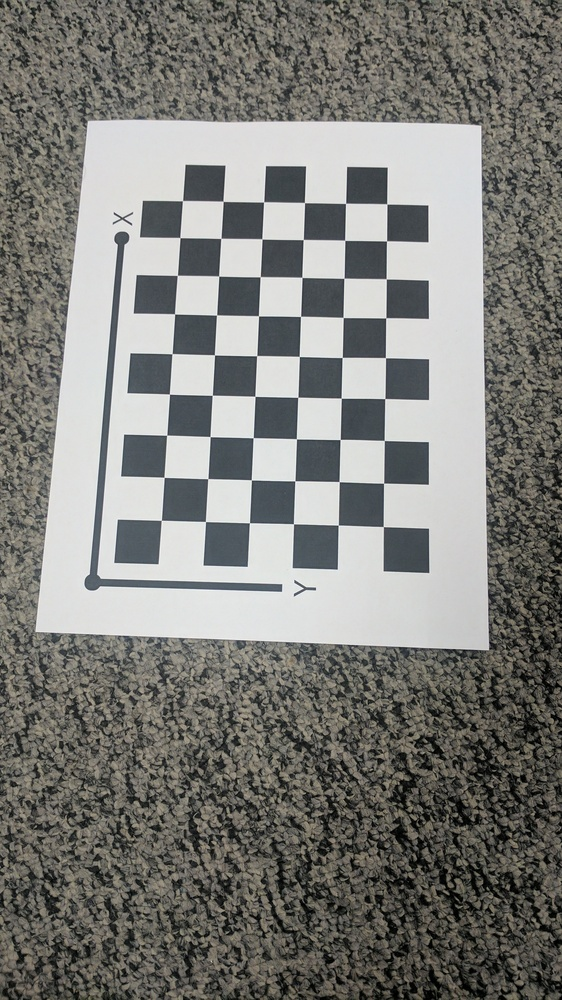
#> input picture Calibration_Imgs/IMG_20170209_042606.jpg, 562 x 1000 px, shrunk from 1512 x 2688 before the run; its folder holds only this picture in this run
$ python Wrapper.py
#> lines starting #> are read from the running program, lines starting #| are printed output that depends on the picture
import numpy as np
import cv2
import matplotlib.pyplot as plt
import copy
import os
import scipy.optimize as optimize
import math

def read_images():
    folder_img = os.path.join("Calibration_Imgs")
    if os.path.exists(folder_img):
        image_list = os.listdir(folder_img)
        image_list.sort()
    else:
        raise Exception ("Directory doesn't exist")
    images_path = []
    for i in range(len(image_list)):
        image_path = os.path.join(folder_img,image_list[i])
        images_path.append(image_path)

    images = []
    for i, img in enumerate(images_path):

        img = cv2.imread(img)
        images.append(img)

    print("No. of images", len(images))
    return images

def plot_corners(img, corners, name):
    img = copy.deepcopy(img)
    for i in range(len(corners)):
        cv2.circle(img, (int(corners[i][0]),int(corners[i][1])), 7, (0,0,255), -1)
    cv2.imwrite("Results/" + name + ".png", img)

def find_img_corners(images, checker_size):
    images_corners = []
    count = 1
    for img in images:
        img = copy.deepcopy(img)
        img_corners = cv2.findChessboardCorners(img, checker_size, None)
        img_corners = np.array(img_corners[1], np.float32)
        img_corners = img_corners.squeeze(1)
        plot_corners(img, img_corners, "original_corners" + str(count))
        images_corners.append(img_corners)
        count += 1

    return np.array(images_corners)

def find_world_corners(checker_size, checker_box_size):
    corners = []
    for i in range(1,checker_size[1]+1):
        for j in range(1,checker_size[0]+1):
            corners.append((i*checker_box_size, j*checker_box_size))
    corners = np.array(corners, np.float32)
    return corners

def find_homography(img_corners, world_corners):
    h = []
    for i in range (len(img_corners)):
        x_i = img_corners[i][0]
        y_i = img_corners[i][1]
        X_i = world_corners[i][0]
        Y_i = world_corners[i][1]
        ax_T = np.array([-X_i, -Y_i, -1, 0, 0, 0, x_i*X_i, x_i*Y_i, x_i])
        h.append(ax_T)
        ay_T = np.array([0, 0, 0,-X_i, -Y_i, -1, y_i*X_i, y_i*Y_i, y_i])
        h.append(ay_T)

    h = np.array(h)
    U, S, V_T = np.linalg.svd(h, full_matrices = True)    #decomposed h into three matrices
    V = V_T.T
    H = V[:,-1]                     # H = last column of V(minimum singular value vector)
    H = H/H[8]                      # to retain homogenity
    H = np.reshape(H, (3,3))
    return H

def all_images_homography(images_corners, world_corners):
    H_all = []
    for img_corners in images_corners:
        H = find_homography(img_corners, world_corners)
        H_all.append(H)
    H_all = np.array(H_all)
    return H_all

def V_ij(H, i, j):
    H = H.T
    v = np.array([[H[i][0]*H[j][0]],
                  [H[i][0]*H[j][1] + H[i][1]*H[j][0]],
                  [H[i][1]*H[j][1]],
                  [H[i][2]*H[j][0] + H[i][0]*H[j][2]],
                  [H[i][2]*H[j][1] + H[i][1]*H[j][2]],
                  [H[i][2]*H[j][2]]])

    return v.T

def compute_B(H_all):
    v = []
    for i in range (len(H_all)):
        H = H_all[i]
        v.append(V_ij(H, 0,1))
        v.append((V_ij(H, 0, 0) - V_ij(H, 1, 1)))
    v = np.array(v)
    v = v.reshape(-1,6)
    U, S, V_T = np.linalg.svd(v)    #decomposed b into three matrices
    V_ = V_T.T
    b = V_[:,-1]

    B = np.array([[b[0],b[1],b[3]],
                   [b[1],b[2],b[4]],
                   [b[3],b[4],b[5]]])
    print("B matrix \n", B)
    return B

def compute_K(B):
    v0 = ((B[0][1] * B[0][2]) - (B[0][0] * B[1][2]))/((B[0][0] * B[1][1]) - (B[0][1])**2)
    lmbda = B[2][2] - ((B[0][2])**2 + v0*(B[0][1] * B[0][2]) - (B[0][0] * B[1][2]))/(B[0][0])
    alpha = np.sqrt(lmbda/B[0][0])
    beta = np.sqrt((lmbda*B[0][0])/((B[0][0] * B[1][1]) - (B[0][1])**2))
    gamma = -B[0][1] * (alpha**2) * beta/lmbda
    u0 = (gamma*v0/beta) - (B[0][2] * (alpha**2) / lmbda)

    K = np.array([[alpha,gamma,u0],
                  [0,beta,v0],
                  [0,0,1]])
    print("K matrix \n", K)

    return K

# [7 lines left out: function get_A_matrix, not called in this run]

def get_parameters(K, k_distortion):
    return np.array([K[0,0], K[0,1], K[1,1], K[0,2], K[1,2], k_distortion[0], k_distortion[1]])

def extrinsics(K, H):
    Rt_all = []
    for h in H:
        h1 = h[:,0]
        h2 = h[:,1]
        h3 = h[:,2]
        lmbda = 1/np.linalg.norm(np.matmul(np.linalg.pinv(K), h1),2)
        r1 = np.matmul(lmbda * np.linalg.pinv(K), h1)
        r2 = np.matmul(lmbda * np.linalg.pinv(K), h2)
        r3 = np.cross(r1, r2)
        t = np.matmul(lmbda * np.linalg.pinv(K), h3)
        Rt = np.vstack((r1, r2, r3, t)).T
        Rt_all.append(Rt)

    return Rt_all

#loss function for the optimizer
# [50 lines left out: functions function, rms_error_reprojection, not called in this run]

def main():
    images = read_images()
#> in read_images, img is the input picture: shape (1000, 562, 3); mean B, G, R 121.2, 125.2, 125.3
#| No. of images 1
#> images = 1 item
    checker_size = (9,6)
    checker_box_size = 21.5 #mm
    images_corners = find_img_corners(images, checker_size)
#> the loop in find_img_corners, `for img in images:` made 1 pass
#> count on pass 1: 2
#> pass 1, in plot_corners, `cv2.imwrite("Results/" + name + ".png", img)`:
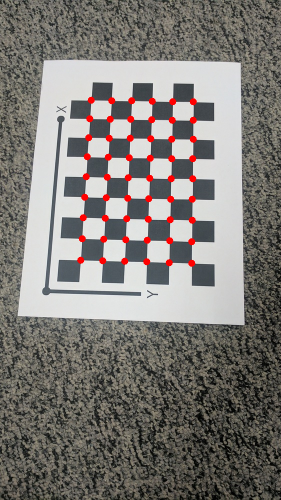
#> saved as original_corners1.png: shape (1000, 562, 3) (shown at 1/2 size); mean B, G, R 118.9, 123, 126.8
#> after the loop in find_img_corners, `for img in images:`: count = 2; images_corners = 1 point arrays, longest 54 points
#> images_corners = 54 pairs, first value 161.3 to 386.8, second value 200.7 to 526.6
    world_corners = find_world_corners(checker_size, checker_box_size)
    H_all = all_images_homography(images_corners, world_corners)
#> the loop in all_images_homography, `for img_corners in images_corners:` made 1 pass
#> pass 1, in find_homography, `U, S, V_T = np.linalg.svd(h, full_matrices = True)`:
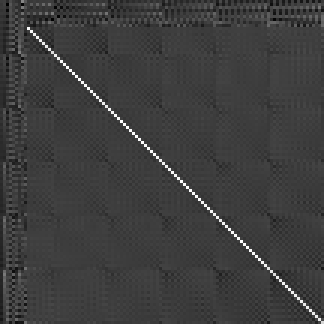
#> U: shape (108, 108) float64 (shown 3 times larger); min -0.314, max 0.974, mean -0.00113; drawn with min black and max white
#> after the loop in all_images_homography, `for img_corners in images_corners:`: H_all = [[[2.05, 0.218, 113.7], [0.00842, -1.77, 562.9], [-9.49e-05, 0.000512, 1]]]
#> in all_images_homography, `H_all = np.array(H_all)`: H_all = [[2.05, 0.218, 113.7], [0.00842, -1.77, 562.9], [-9.49e-05, 0.000512, 1]]
    B = compute_B(H_all)
#> the loop in compute_B, `for i in range (len(H_all)):` made 1 pass
#> after the loop in compute_B, `for i in range (len(H_all)):`: v = [[[0.448, -3.63, -0.0149, 0.00103, 0.000173, -4.86e-08]], [[4.15, 0.809, -3.14, -0.000612, 0.00181, -2.53e-07]]]
#> in compute_B, `v = np.array(v)`: v = [[0.448, -3.63, -0.0149, 0.00103, 0.000173, -4.86e-08], [4.15, 0.809, -3.14, -0.000612, 0.00181, -2.53e-07]]
#> in compute_B, `U, S, V_T = np.linalg.svd(v)`: U = [[-0.0713, 0.997], [0.997, 0.0713]]; S = [5.27, 3.65]; V_T = [[0.779, 0.202, -0.594, -0.00013, 0.00034, -4.71e-08], [0.204, -0.977, -0.0655, 0.000269, 8.26e-05, -1.82e-08], [0.593, 0.0699, 0.802, 4.95e-05, 0.000128, -2e-08], [1.69e-05, 0.000286, -9.91e-05, 1, 5.29e-08, -6.75e-12], [-0.000358, 2.97e-06, 0.000105, -3.74e-08, 1, 1.11e-11], [5.23e-08, -6.88e-09, -1.32e-08, 6.53e-12, 9.03e-12, 1]]
#> in compute_B, `V_ = V_T.T`: V_ = [[0.779, 0.204, 0.593, 1.69e-05, -0.000358, 5.23e-08], [0.202, -0.977, 0.0699, 0.000286, 2.97e-06, -6.88e-09], [-0.594, -0.0655, 0.802, -9.91e-05, 0.000105, -1.32e-08], [-0.00013, 0.000269, 4.95e-05, 1, -3.74e-08, 6.53e-12], [0.00034, 8.26e-05, 0.000128, 5.29e-08, 1, 9.03e-12], [-4.71e-08, -1.82e-08, -2e-08, -6.75e-12, 1.11e-11, 1]]
#> in compute_B, `b = V_[:,-1]`: b = [5.23e-08, -6.88e-09, -1.32e-08, 6.53e-12, 9.03e-12, 1]
#> in compute_B, `B = np.array([[b[0],b[1],b[3]], [b[1],b[2],b[4]], [b[3],b[4],b[5]]])`: B = [[5.23e-08, -6.88e-09, 6.53e-12], [-6.88e-09, -1.32e-08, 9.03e-12], [6.53e-12, 9.03e-12, 1]]
#| B matrix
#|  [[ 5.22644486e-08 -6.87725155e-09  6.52823199e-12]
#|  [-6.87725155e-09 -1.31576045e-08  9.03456925e-12]
#|  [ 6.52823199e-12  9.03456925e-12  1.00000000e+00]]
    K = compute_K(B)
#> in compute_K, `v0 = ((B[0][1] * B[0][2]) - (B[0][0] * B[1][2]))/((B[0][0] * B[1][1]) ..`: v0 = 0.000704
#> in compute_K, `lmbda = B[2][2] - ((B[0][2])**2 + v0*(B[0][1] * B[0][2]) - (B[0][0] * ..`: lmbda = 1
#> in compute_K, `alpha = np.sqrt(lmbda/B[0][0])`: alpha = 4374.2
#> in compute_K, `beta = np.sqrt((lmbda*B[0][0])/((B[0][0] * B[1][1]) - (B[0][1])**2))`: beta = nan
#> in compute_K, `K = np.array([[alpha,gamma,u0], [0,beta,v0], [0,0,1]])`: K = [[4374.2, nan, nan], [0, nan, 0.000704], [0, 0, 1]]
#| K matrix
#|  [[4.37418164e+03            nan            nan]
#|  [0.00000000e+00            nan 7.03541634e-04]
#|  [0.00000000e+00 0.00000000e+00 1.00000000e+00]]
    Rt_all = extrinsics(K, H_all)
#> the loop in extrinsics, `for h in H:` made 1 pass
#> (h1, h2, h3) on pass 1: ([2.05, 0.00842, -9.49e-05], [0.218, -1.77, 0.000512], [113.7, 562.9, 1])
#> after the loop in extrinsics, `for h in H:`: Rt_all = []
    k_distortion = np.array([[0],
                             [0]])
    param = get_parameters(K, k_distortion)
    print("Optimizing---------------------------")
    resultant_parameters = optimize.least_squares(function, x0=param, method="lm", args=[Rt_all, images_corners, world_corners])
    res = resultant_parameters.x
    K_new, K_distortion_new = get_A_matrix(res)
    print("Updated K matrix")
    print(K_new)
    print("Updated Distortion matrix")
    print(K_distortion_new)
    print("Calculating mean error and reprojections---------------------------")
    error_all_images, reprojected_points = rms_error_reprojection(K_new, K_distortion_new, Rt_all, images_corners, world_corners)
    mean_error = np.mean(error_all_images)
    K_distortion_new = np.array([K_distortion_new[0], K_distortion_new[1], 0, 0, 0], dtype = float)
    print("Reprojection error", mean_error)
    for i in range(len(images)):
        img = images[i]
        img = cv2.undistort(img, K_new, K_distortion_new)
        plot_corners(img, reprojected_points[i], "reprojected_corners" + str(i+1))

if __name__ == "__main__":
#> (the run stopped early here; a loop or call above may not have finished)

$ run again, on Calibration_Imgs/IMG_20170209_042614.jpg
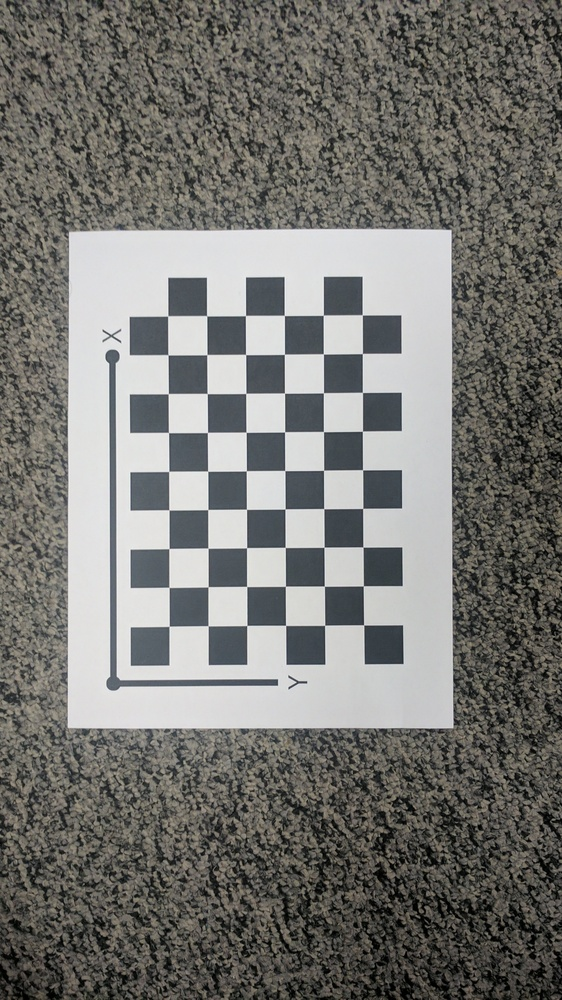
#> input picture Calibration_Imgs/IMG_20170209_042614.jpg, 562 x 1000 px, shrunk from 1512 x 2688 before the run
#> in read_images, img is the input picture: shape (1000, 562, 3); mean B, G, R 113.9, 117.7, 118.2
#| No. of images 1
#> images = 1 item
#> the loop in find_img_corners, `for img in images:` made 1 pass
#> count on pass 1: 2
#> pass 1, in plot_corners, `cv2.imwrite("Results/" + name + ".png", img)`:
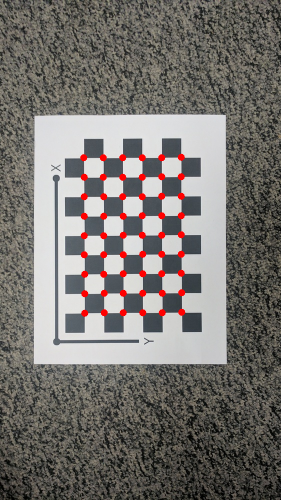
#> saved as original_corners1.png: shape (1000, 562, 3) (shown at 1/2 size); mean B, G, R 111.7, 115.5, 119.7
#> after the loop in find_img_corners, `for img in images:`: count = 2; images_corners = 1 point arrays, longest 54 points
#> in main, `images_corners = find_img_corners(images, checker_size)`: images_corners = 54 pairs, first value 167.8 to 363.6, second value 314.9 to 626.3
#> the loop in all_images_homography, `for img_corners in images_corners:` made 1 pass
#> pass 1, in find_homography, `U, S, V_T = np.linalg.svd(h, full_matrices = True)`:
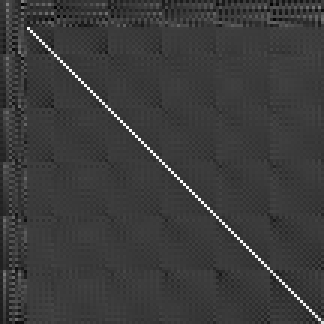
#> U: shape (108, 108) float64 (shown 3 times larger); min -0.296, max 0.973, mean -0.000525; drawn with min black and max white
#> after the loop in all_images_homography, `for img_corners in images_corners:`: H_all = [[[1.8, -0.00985, 130.8], [-0.0124, -1.8, 664.9], [1.56e-07, -7.22e-06, 1]]]
#> in all_images_homography, `H_all = np.array(H_all)`: H_all = [[1.8, -0.00985, 130.8], [-0.0124, -1.8, 664.9], [1.56e-07, -7.22e-06, 1]]
#> the loop in compute_B, `for i in range (len(H_all)):` made 1 pass
#> after the loop in compute_B, `for i in range (len(H_all)):`: v = [[[-0.0178, -3.25, 0.0224, -1.3e-05, -1.91e-07, -1.13e-12]], [[3.25, -0.0804, -3.25, 4.2e-07, -2.6e-05, -5.21e-11]]]
#> in compute_B, `v = np.array(v)`: v = [[-0.0178, -3.25, 0.0224, -1.3e-05, -1.91e-07, -1.13e-12], [3.25, -0.0804, -3.25, 4.2e-07, -2.6e-05, -5.21e-11]]
#> in compute_B, `U, S, V_T = np.linalg.svd(v)`: U = [[0.0124, 1], [1, -0.0124]]; S = [4.6, 3.25]; V_T = [[0.707, -0.0262, -0.707, 5.64e-08, -5.66e-06, -1.13e-11], [-0.0178, -1, 0.0192, -4.01e-06, 4.01e-08, -1.48e-13], [0.707, 0.00102, 0.707, 1.71e-06, -2.3e-06, -4.5e-12], [-1.32e-06, -4.01e-06, -1.09e-06, 1, -9.05e-12, -1.87e-17], [5.63e-06, -1.06e-07, -2.38e-06, 1.35e-11, 1, -3.66e-17], [1.12e-11, -4.41e-13, -4.82e-12, 2.64e-17, -3.79e-17, 1]]
#> V_ = [[0.707, -0.0178, 0.707, -1.32e-06, 5.63e-06, 1.12e-11], [-0.0262, -1, 0.00102, -4.01e-06, -1.06e-07, -4.41e-13], [-0.707, 0.0192, 0.707, -1.09e-06, -2.38e-06, -4.82e-12], [5.64e-08, -4.01e-06, 1.71e-06, 1, 1.35e-11, 2.64e-17], [-5.66e-06, 4.01e-08, -2.3e-06, -9.05e-12, 1, -3.79e-17], [-1.13e-11, -1.48e-13, -4.5e-12, -1.87e-17, -3.66e-17, 1]]
#> b = [1.12e-11, -4.41e-13, -4.82e-12, 2.64e-17, -3.79e-17, 1]
#> in compute_B, `B = np.array([[b[0],b[1],b[3]], [b[1],b[2],b[4]], [b[3],b[4],b[5]]])`: B = [[1.12e-11, -4.41e-13, 2.64e-17], [-4.41e-13, -4.82e-12, -3.79e-17], [2.64e-17, -3.79e-17, 1]]
#| B matrix
#|  [[ 1.11988577e-11 -4.41037121e-13  2.64196559e-17]
#|  [-4.41037121e-13 -4.82447717e-12 -3.79250814e-17]
#|  [ 2.64196559e-17 -3.79250814e-17  1.00000000e+00]]
#> v0 = -7.62e-06
#> lmbda = 1
#> alpha = 298822.4
#> beta = nan
#> in compute_K, `K = np.array([[alpha,gamma,u0], [0,beta,v0], [0,0,1]])`: K = [[298822.4, nan, nan], [0, nan, -7.62e-06], [0, 0, 1]]
#| K matrix
#|  [[ 2.98822391e+05             nan             nan]
#|  [ 0.00000000e+00             nan -7.61788209e-06]
#|  [ 0.00000000e+00  0.00000000e+00  1.00000000e+00]]
#> the loop in extrinsics, `for h in H:` made 1 pass
#> (h1, h2, h3) on pass 1: ([1.8, -0.0124, 1.56e-07], [-0.00985, -1.8, -7.22e-06], [130.8, 664.9, 1])
#> after the loop in extrinsics, `for h in H:`: Rt_all = []

$ run again, on Calibration_Imgs/IMG_20170209_042616.jpg
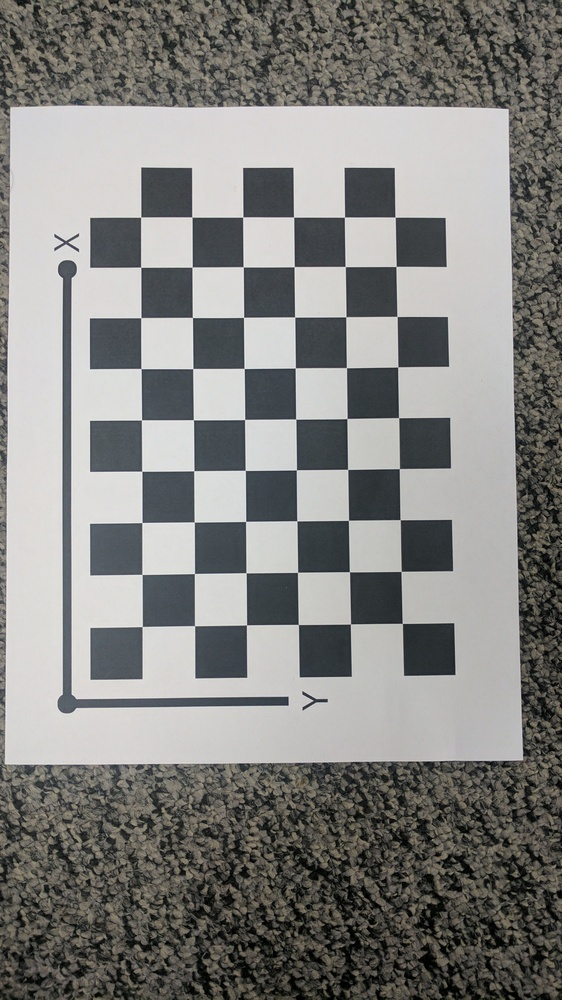
#> input picture Calibration_Imgs/IMG_20170209_042616.jpg, 562 x 1000 px, shrunk from 1512 x 2688 before the run
#> in read_images, img is the input picture: shape (1000, 562, 3); mean B, G, R 128.1, 130.7, 131
#| No. of images 1
#> images = 1 item
#> the loop in find_img_corners, `for img in images:` made 1 pass
#> count on pass 1: 2
#> pass 1, in plot_corners, `cv2.imwrite("Results/" + name + ".png", img)`:
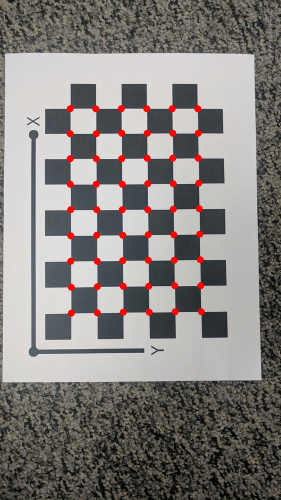
#> saved as original_corners1.png: shape (1000, 562, 3) (shown at 1/2 size); mean B, G, R 126, 128.6, 132.6
#> after the loop in find_img_corners, `for img in images:`: count = 2; images_corners = 1 point arrays, longest 54 points
#> in main, `images_corners = find_img_corners(images, checker_size)`: images_corners = 54 pairs, first value 140.7 to 402.3, second value 217 to 626.5
#> the loop in all_images_homography, `for img_corners in images_corners:` made 1 pass
#> pass 1, in find_homography, `U, S, V_T = np.linalg.svd(h, full_matrices = True)`:
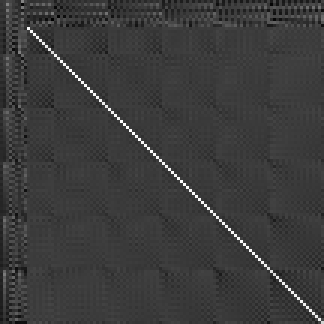
#> U: shape (108, 108) float64 (shown 3 times larger); min -0.3, max 0.975, mean -0.000697; drawn with min black and max white
#> after the loop in all_images_homography, `for img_corners in images_corners:`: H_all = [[[2.45, 0.00572, 90.14], [0.00776, -2.36, 679.4], [6.19e-05, 0.000116, 1]]]
#> in all_images_homography, `H_all = np.array(H_all)`: H_all = [[2.45, 0.00572, 90.14], [0.00776, -2.36, 679.4], [6.19e-05, 0.000116, 1]]
#> the loop in compute_B, `for i in range (len(H_all)):` made 1 pass
#> after the loop in compute_B, `for i in range (len(H_all)):`: v = [[[0.014, -5.79, -0.0183, 0.000283, -0.000145, 7.16e-09]], [[5.99, 0.0651, -5.58, 0.000302, 0.000547, -9.53e-09]]]
#> in compute_B, `v = np.array(v)`: v = [[0.014, -5.79, -0.0183, 0.000283, -0.000145, 7.16e-09], [5.99, 0.0651, -5.58, 0.000302, 0.000547, -9.53e-09]]
#> in compute_B, `U, S, V_T = np.linalg.svd(v)`: U = [[-0.00565, 1], [1, 0.00565]]; S = [8.19, 5.78]; V_T = [[0.732, 0.0119, -0.682, 3.66e-05, 6.69e-05, -1.17e-09], [0.00827, -1, -0.00862, 4.93e-05, -2.46e-05, 1.23e-09], [0.682, -0.00067, 0.732, 3.38e-05, 1.62e-05, 3.36e-11], [-5.03e-05, 4.89e-05, 6.65e-07, 1, 1.2e-09, -6.05e-14], [-5.98e-05, -2.54e-05, 3.35e-05, -2.99e-09, 1, 2.73e-14], [8.22e-10, 1.24e-09, -8.1e-10, 4.17e-14, 8.05e-14, 1]]
#> V_ = [[0.732, 0.00827, 0.682, -5.03e-05, -5.98e-05, 8.22e-10], [0.0119, -1, -0.00067, 4.89e-05, -2.54e-05, 1.24e-09], [-0.682, -0.00862, 0.732, 6.65e-07, 3.35e-05, -8.1e-10], [3.66e-05, 4.93e-05, 3.38e-05, 1, -2.99e-09, 4.17e-14], [6.69e-05, -2.46e-05, 1.62e-05, 1.2e-09, 1, 8.05e-14], [-1.17e-09, 1.23e-09, 3.36e-11, -6.05e-14, 2.73e-14, 1]]
#> b = [8.22e-10, 1.24e-09, -8.1e-10, 4.17e-14, 8.05e-14, 1]
#> in compute_B, `B = np.array([[b[0],b[1],b[3]], [b[1],b[2],b[4]], [b[3],b[4],b[5]]])`: B = [[8.22e-10, 1.24e-09, 4.17e-14], [1.24e-09, -8.1e-10, 8.05e-14], [4.17e-14, 8.05e-14, 1]]
#| B matrix
#|  [[ 8.21583847e-10  1.24166498e-09  4.16789410e-14]
#|  [ 1.24166498e-09 -8.10307149e-10  8.05193460e-14]
#|  [ 4.16789410e-14  8.05193460e-14  1.00000000e+00]]
#> v0 = 6.52e-06
#> lmbda = 1
#> alpha = 34887.8
#> beta = nan
#> in compute_K, `K = np.array([[alpha,gamma,u0], [0,beta,v0], [0,0,1]])`: K = [[34887.8, nan, nan], [0, nan, 6.52e-06], [0, 0, 1]]
#| K matrix
#|  [[3.48878378e+04            nan            nan]
#|  [0.00000000e+00            nan 6.52427032e-06]
#|  [0.00000000e+00 0.00000000e+00 1.00000000e+00]]
#> the loop in extrinsics, `for h in H:` made 1 pass
#> (h1, h2, h3) on pass 1: ([2.45, 0.00776, 6.19e-05], [0.00572, -2.36, 0.000116], [90.14, 679.4, 1])
#> after the loop in extrinsics, `for h in H:`: Rt_all = []
